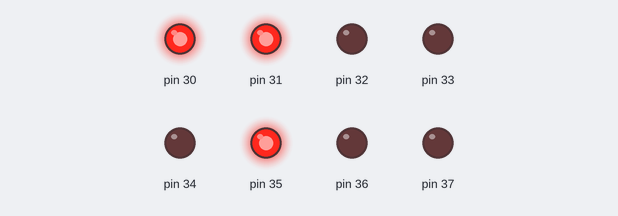
Bench run of a sketch on a simulated Arduino Mega 2560, built with avr-gcc and run on an emulated ATmega2560. Shown: output pins drawn as LEDs (lit = HIGH).

Above: at 0.5 s.
At 2.5 s:
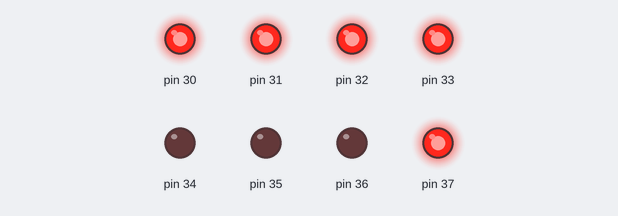
At 3.5 s:
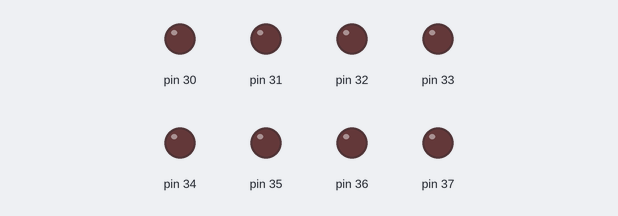
Timing chart, 0 to 5.2 s (numbered marks = the images above):
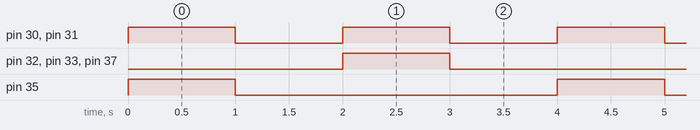

Measured:
- by itself, pin 30, pin 31: alternates HIGH for 1.0 s and LOW for 1.0 s
- by itself, pin 32, pin 33, pin 35, pin 37: alternates HIGH for 1.0 s and LOW for 3.0 s
- by itself, everything shown: repeats every 4.0 s, in 4 steps

The sketch:

LDU_Control.ino
```cpp
const unsigned long howLong = 1000;  // Delay in microseconds
const int NUM_LIGHTS = 64;  // Number of lights
int lights[NUM_LIGHTS];  // Array to store the state of each light (1 or 0)

void setup() {
  // Set the corresponding pins as OUTPUT
  DDRC = B11111111;  // Set pins D0 to D7 as OUTPUT
}

void loop() {


lights[60] = 1;
//lights[61] = 1;
//lights[13] = 1;
lights[14] = 1;
//lights[15] = 1;
//lights[60] = 1;

int pinNumber[] = {

(lights[0] << 0) | (lights[1] << 1) | (lights[2] << 2) | (lights[3] << 3) | (0 << 4) | (0 << 5) | (0 << 6) | (0 << 7),
(lights[4] << 0) | (lights[5] << 1) | (lights[6] << 2) | (lights[7] << 3) | (0 << 4) | (0 << 5) | (0 << 6) | (1 << 7),
(lights[8] << 0) | (lights[9] << 1) | (lights[10] << 2) | (lights[11] << 3) | (0 << 4) | (0 << 5) | (1 << 6) | (0 << 7),
(lights[12] << 0) | (lights[13] << 1) | (lights[14] << 2) | (lights[15] << 3) | (0 << 4) | (0 << 5) | (1 << 6) | (1 << 7),
(lights[16] << 0) | (lights[17] << 1) | (lights[18] << 2) | (lights[19] << 3) | (0 << 4) | (1 << 5) | (0 << 6) | (0 << 7),
(lights[20] << 0) | (lights[21] << 1) | (lights[22] << 2) | (lights[23] << 3) | (0 << 4) | (1 << 5) | (0 << 6) | (1 << 7),
(lights[24] << 0) | (lights[25] << 1) | (lights[26] << 2) | (lights[27] << 3) | (0 << 4) | (1 << 5) | (1 << 6) | (0 << 7),
(lights[28] << 0) | (lights[29] << 1) | (lights[30] << 2) | (lights[31] << 3) | (0 << 4) | (1 << 5) | (1 << 6) | (1 << 7),
(lights[32] << 0) | (lights[33] << 1) | (lights[34] << 2) | (lights[35] << 3) | (1 << 4) | (0 << 5) | (0 << 6) | (0 << 7),
(lights[36] << 0) | (lights[37] << 1) | (lights[38] << 2) | (lights[39] << 3) | (1 << 4) | (0 << 5) | (0 << 6) | (1 << 7),
(lights[40] << 0) | (lights[41] << 1) | (lights[42] << 2) | (lights[43] << 3) | (1 << 4) | (0 << 5) | (1 << 6) | (0 << 7),
(lights[44] << 0) | (lights[45] << 1) | (lights[46] << 2) | (lights[47] << 3) | (1 << 4) | (0 << 5) | (1 << 6) | (1 << 7),
(lights[48] << 0) | (lights[49] << 1) | (lights[50] << 2) | (lights[51] << 3) | (1 << 4) | (1 << 5) | (0 << 6) | (0 << 7),
(lights[52] << 0) | (lights[53] << 1) | (lights[54] << 2) | (lights[55] << 3) | (1 << 4) | (1 << 5) | (0 << 6) | (1 << 7),
(lights[56] << 0) | (lights[57] << 1) | (lights[58] << 2) | (lights[59] << 3) | (1 << 4) | (1 << 5) | (1 << 6) | (0 << 7),
(lights[60] << 0) | (lights[61] << 1) | (lights[62] << 2) | (lights[63] << 3) | (1 << 4) | (1 << 5) | (1 << 6) | (1 << 7)

};


  for (int i = 0; i < 16; i++) {

    if (lights[i * 4] == 1 || lights[(i * 4) + 1] == 1 || lights[(i * 4) + 2] == 1 || lights[(i * 4) + 3] == 1) {
      // At least one of lights[0], lights[1], or lights[2] equals 1
      PORTC = pinNumber[i];
      delay(howLong);
      PORTC = 0;
      delay(howLong);
    }

  }

}
```
